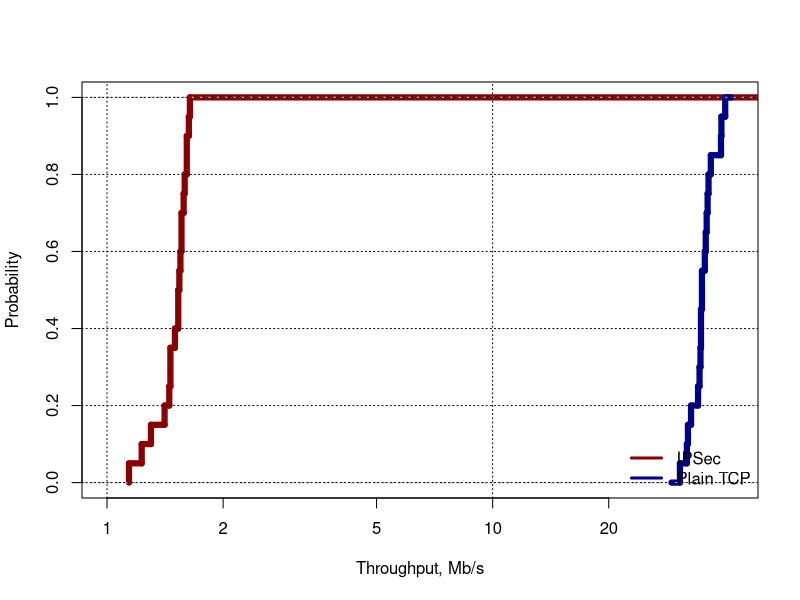

Reproduce this figure in R.
ipsec<-scan("throughput_ipsec.dat")
no_ipsec<-scan("throughput_no_ipsec.dat")
pdf("throughput.pdf", height=4);
plot(ecdf(ipsec), col="dark red", lwd=6, main="", ylab="Probability", xlab="Throughput, Mb/s", log="x", verticals=T, do.points=F, xlim=c(1, 42));
plot(ecdf(no_ipsec), col="dark blue", lwd=6, add=T, verticals=T, do.points=F);
grid(col="black");
legend("bottomright", c("IPSec", "Plain TCP"), col=c("dark red", "dark blue"), bty="n", lwd=c(3, 3));
dev.off();
